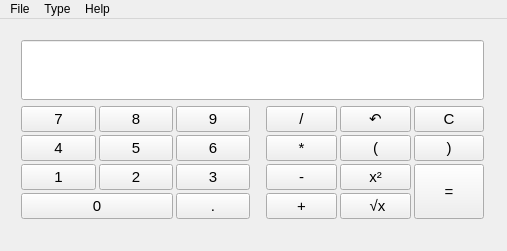
<?xml version="1.0" encoding="UTF-8"?>
<ui version="4.0">
 <class>MainWindow</class>
 <widget class="QMainWindow" name="MainWindow">
  <property name="geometry">
   <rect>
    <x>0</x>
    <y>0</y>
    <width>507</width>
    <height>251</height>
   </rect>
  </property>
  <property name="font">
   <font>
    <family>Cantarell</family>
   </font>
  </property>
  <property name="windowTitle">
   <string>MainWindow</string>
  </property>
  <widget class="QWidget" name="centralWidget">
   <widget class="QWidget" name="layoutWidget">
    <property name="geometry">
     <rect>
      <x>10</x>
      <y>10</y>
      <width>485</width>
      <height>201</height>
     </rect>
    </property>
    <layout class="QGridLayout" name="gridLayout_4">
     <item row="0" column="0">
      <widget class="QLineEdit" name="lineEdit">
       <property name="sizePolicy">
        <sizepolicy hsizetype="Expanding" vsizetype="Minimum">
         <horstretch>0</horstretch>
         <verstretch>0</verstretch>
        </sizepolicy>
       </property>
       <property name="font">
        <font>
         <family>Cantarell</family>
         <pointsize>15</pointsize>
         <weight>75</weight>
         <bold>true</bold>
        </font>
       </property>
      </widget>
     </item>
     <item row="1" column="0">
      <layout class="QGridLayout" name="gridLayout_3">
       <property name="spacing">
        <number>6</number>
       </property>
       <item row="0" column="0">
        <layout class="QGridLayout" name="gridLayout">
         <property name="spacing">
          <number>3</number>
         </property>
         <item row="0" column="0">
          <widget class="QPushButton" name="pushButton_14">
           <property name="font">
            <font>
             <family>Cantarell</family>
             <pointsize>11</pointsize>
            </font>
           </property>
           <property name="text">
            <string>7</string>
           </property>
          </widget>
         </item>
         <item row="0" column="1">
          <widget class="QPushButton" name="pushButton_15">
           <property name="font">
            <font>
             <family>Cantarell</family>
             <pointsize>11</pointsize>
            </font>
           </property>
           <property name="text">
            <string>8</string>
           </property>
          </widget>
         </item>
         <item row="0" column="2">
          <widget class="QPushButton" name="pushButton_16">
           <property name="font">
            <font>
             <family>Cantarell</family>
             <pointsize>11</pointsize>
            </font>
           </property>
           <property name="text">
            <string>9</string>
           </property>
          </widget>
         </item>
         <item row="1" column="0">
          <widget class="QPushButton" name="pushButton">
           <property name="font">
            <font>
             <family>Cantarell</family>
             <pointsize>11</pointsize>
            </font>
           </property>
           <property name="text">
            <string>4</string>
           </property>
          </widget>
         </item>
         <item row="1" column="1">
          <widget class="QPushButton" name="pushButton_2">
           <property name="font">
            <font>
             <family>Cantarell</family>
             <pointsize>11</pointsize>
            </font>
           </property>
           <property name="text">
            <string>5</string>
           </property>
          </widget>
         </item>
         <item row="1" column="2">
          <widget class="QPushButton" name="pushButton_3">
           <property name="font">
            <font>
             <family>Cantarell</family>
             <pointsize>11</pointsize>
            </font>
           </property>
           <property name="text">
            <string>6</string>
           </property>
          </widget>
         </item>
         <item row="2" column="0">
          <widget class="QPushButton" name="pushButton_4">
           <property name="font">
            <font>
             <family>Cantarell</family>
             <pointsize>11</pointsize>
            </font>
           </property>
           <property name="text">
            <string>1</string>
           </property>
          </widget>
         </item>
         <item row="2" column="1">
          <widget class="QPushButton" name="pushButton_5">
           <property name="font">
            <font>
             <family>Cantarell</family>
             <pointsize>11</pointsize>
            </font>
           </property>
           <property name="text">
            <string>2</string>
           </property>
          </widget>
         </item>
         <item row="2" column="2">
          <widget class="QPushButton" name="pushButton_6">
           <property name="font">
            <font>
             <family>Cantarell</family>
             <pointsize>11</pointsize>
            </font>
           </property>
           <property name="text">
            <string>3</string>
           </property>
          </widget>
         </item>
         <item row="3" column="0" colspan="2">
          <widget class="QPushButton" name="pushButton_7">
           <property name="font">
            <font>
             <family>Cantarell</family>
             <pointsize>11</pointsize>
            </font>
           </property>
           <property name="text">
            <string>0</string>
           </property>
          </widget>
         </item>
         <item row="3" column="2">
          <widget class="QPushButton" name="pushButton_9">
           <property name="font">
            <font>
             <family>Cantarell</family>
             <pointsize>11</pointsize>
            </font>
           </property>
           <property name="text">
            <string>.</string>
           </property>
          </widget>
         </item>
        </layout>
       </item>
       <item row="0" column="1">
        <layout class="QGridLayout" name="gridLayout_2">
         <property name="leftMargin">
          <number>10</number>
         </property>
         <property name="spacing">
          <number>3</number>
         </property>
         <item row="0" column="0">
          <widget class="QPushButton" name="pushButton_11">
           <property name="font">
            <font>
             <family>Cantarell</family>
             <pointsize>11</pointsize>
            </font>
           </property>
           <property name="text">
            <string>/</string>
           </property>
          </widget>
         </item>
         <item row="0" column="1">
          <widget class="QPushButton" name="pushButton_8">
           <property name="font">
            <font>
             <family>Cantarell</family>
             <pointsize>11</pointsize>
            </font>
           </property>
           <property name="text">
            <string>↶</string>
           </property>
          </widget>
         </item>
         <item row="0" column="2">
          <widget class="QPushButton" name="pushButton_19">
           <property name="font">
            <font>
             <family>Cantarell</family>
             <pointsize>11</pointsize>
            </font>
           </property>
           <property name="text">
            <string>C</string>
           </property>
          </widget>
         </item>
         <item row="1" column="0">
          <widget class="QPushButton" name="pushButton_10">
           <property name="font">
            <font>
             <family>Cantarell</family>
             <pointsize>11</pointsize>
            </font>
           </property>
           <property name="text">
            <string>*</string>
           </property>
          </widget>
         </item>
         <item row="1" column="1">
          <widget class="QPushButton" name="pushButton_17">
           <property name="font">
            <font>
             <family>Cantarell</family>
             <pointsize>11</pointsize>
            </font>
           </property>
           <property name="text">
            <string>(</string>
           </property>
          </widget>
         </item>
         <item row="1" column="2">
          <widget class="QPushButton" name="pushButton_18">
           <property name="font">
            <font>
             <family>Cantarell</family>
             <pointsize>11</pointsize>
            </font>
           </property>
           <property name="text">
            <string>)</string>
           </property>
          </widget>
         </item>
         <item row="2" column="0">
          <widget class="QPushButton" name="pushButton_13">
           <property name="font">
            <font>
             <family>Cantarell</family>
             <pointsize>11</pointsize>
            </font>
           </property>
           <property name="text">
            <string>-</string>
           </property>
          </widget>
         </item>
         <item row="2" column="1">
          <widget class="QPushButton" name="pushButton_21">
           <property name="font">
            <font>
             <family>Cantarell</family>
             <pointsize>11</pointsize>
            </font>
           </property>
           <property name="text">
            <string>x²</string>
           </property>
           <property name="iconSize">
            <size>
             <width>500</width>
             <height>100</height>
            </size>
           </property>
          </widget>
         </item>
         <item row="2" column="2" rowspan="2">
          <widget class="QPushButton" name="pushButton_20">
           <property name="sizePolicy">
            <sizepolicy hsizetype="Minimum" vsizetype="Minimum">
             <horstretch>0</horstretch>
             <verstretch>0</verstretch>
            </sizepolicy>
           </property>
           <property name="font">
            <font>
             <family>Cantarell</family>
             <pointsize>11</pointsize>
            </font>
           </property>
           <property name="text">
            <string>=</string>
           </property>
          </widget>
         </item>
         <item row="3" column="0">
          <widget class="QPushButton" name="pushButton_12">
           <property name="font">
            <font>
             <family>Cantarell</family>
             <pointsize>11</pointsize>
            </font>
           </property>
           <property name="text">
            <string>+</string>
           </property>
          </widget>
         </item>
         <item row="3" column="1">
          <widget class="QPushButton" name="pushButton_22">
           <property name="font">
            <font>
             <family>Cantarell</family>
             <pointsize>11</pointsize>
            </font>
           </property>
           <property name="text">
            <string> √x</string>
           </property>
          </widget>
         </item>
        </layout>
       </item>
      </layout>
     </item>
    </layout>
   </widget>
  </widget>
  <widget class="QMenuBar" name="menuBar">
   <property name="geometry">
    <rect>
     <x>0</x>
     <y>0</y>
     <width>507</width>
     <height>21</height>
    </rect>
   </property>
   <widget class="QMenu" name="menuFile">
    <property name="title">
     <string>File</string>
    </property>
    <addaction name="actionClose"/>
   </widget>
   <widget class="QMenu" name="menuType">
    <property name="title">
     <string>Type</string>
    </property>
    <addaction name="action123"/>
    <addaction name="separator"/>
    <addaction name="actionCompute_Complex"/>
    <addaction name="separator"/>
    <addaction name="actionMatrix"/>
   </widget>
   <widget class="QMenu" name="menuHelp">
    <property name="title">
     <string>Help</string>
    </property>
    <addaction name="actionAbout"/>
   </widget>
   <addaction name="menuFile"/>
   <addaction name="menuType"/>
   <addaction name="menuHelp"/>
  </widget>
  <action name="actionClose">
   <property name="text">
    <string>Close</string>
   </property>
  </action>
  <action name="actionAbout">
   <property name="text">
    <string>About</string>
   </property>
  </action>
  <action name="action123">
   <property name="text">
    <string>Equations</string>
   </property>
  </action>
  <action name="actionCompute_Complex">
   <property name="text">
    <string>Complex Numbers</string>
   </property>
  </action>
  <action name="actionMatrix">
   <property name="text">
    <string>Matrixs</string>
   </property>
  </action>
 </widget>
 <layoutdefault spacing="6" margin="11"/>
 <resources/>
 <connections>
  <connection>
   <sender>pushButton_19</sender>
   <signal>clicked()</signal>
   <receiver>lineEdit</receiver>
   <slot>clear()</slot>
   <hints>
    <hint type="sourcelabel">
     <x>341</x>
     <y>126</y>
    </hint>
    <hint type="destinationlabel">
     <x>331</x>
     <y>91</y>
    </hint>
   </hints>
  </connection>
 </connections>
</ui>
